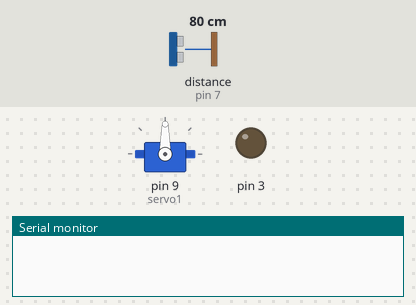
Simulated run of this sketch. Board: Arduino Uno, built with avr-gcc and run on an emulated ATmega328P. Parts: servo, output pins drawn as LEDs (lit = HIGH), the last lines printed to the serial monitor. Inputs (shaded band) come from the test bench; at power-on: distance to the obstacle (sensor on pin 7) 80 cm. The echo pulse lasts 58.3 µs per cm.

Above: at 1.2 s.
1.3 s: distance to the obstacle (sensor on pin 7) set to 17 cm
4.3 s: distance to the obstacle (sensor on pin 7) set to 13 cm
At 6.8 s:
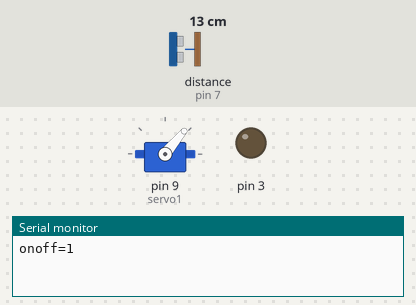
7.3 s: distance to the obstacle (sensor on pin 7) set to 60 cm
At 8.01 s:
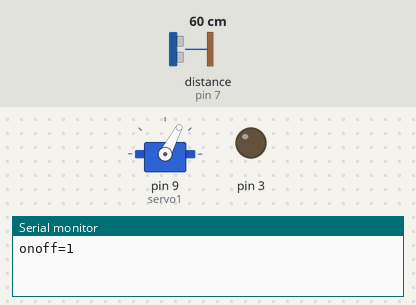
10.3 s: distance to the obstacle (sensor on pin 7) set to 2 cm
13.3 s: distance to the obstacle (sensor on pin 7) set to 18 cm
At 14.4 s:
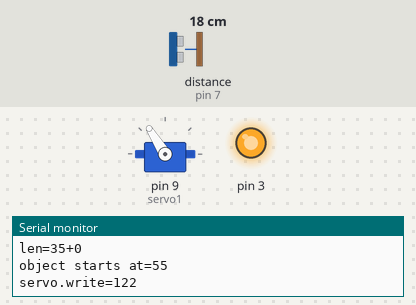
Timing chart, 0 to 15.8 s (numbered marks = the images above; inputs shaded):
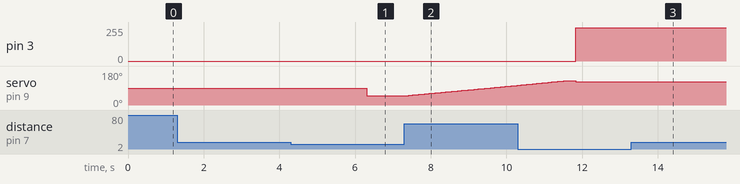

Measured:
- the behaviour switches between 15 and 14 cm on distance to the obstacle (sensor on pin 7) (found by bisection; images 0 and 1)
- after the input at 1.3 s, every drawn part: stays the same
- after the input at 4.3 s, servo on pin 9 (servo1): 90° → 50° after 2.0 s
- after the input at 13.3 s, pin 3: stays 250/255 (without the input it goes to 0/255 after 0.53 s)

The sketch:

sketch_may12a.ino
```cpp
#include <Adafruit_Sensor.h>
#include <DHT.h>
#include <DHT_U.h>

#include <DHT.h>
#include <DHT_U.h>

#include "DHT.h"

#include <NewPing.h>
#include <Servo.h>

#define DHTPIN 5
#define DHTTYPE DHT11
#define PIN_TRIG 6
#define PIN_ECHO 7
#define MAX_DISTANCE 400
NewPing sonar(PIN_TRIG,PIN_ECHO,MAX_DISTANCE);
DHT dht(DHTPIN,DHT11,6);
boolean pin_state=0;
boolean dist_flag=0;
unsigned long cur_time=0;
boolean fix_flag=0;
boolean on_off_flag=0;
Servo servo1;
void setup() {
  pinMode(3, OUTPUT);
  //pinMode(5, INPUT);
  Serial.begin(9600);
  dht.begin();
  servo1.attach(9);

}

void loop() {
  int spd,round_t;
  int min_angle=50;
  int max_angle=130;
  int distances[max_angle-min_angle];
  bool flag=0;
  bool flag1=0;
   /*
 while(1){
 servo1.write(min_angle);
 analogWrite(3, 0);
 }
  */
  //delay(10000);
  /*for (int i=0;i<10;i++){
  delay(500);
  if (i%2==0){
  servo1.write(0);
    }
  else{
  //servo1.write(150);
    }
    }

   */
  if (on_off_flag==1){
  if (fix_flag==0){
  analogWrite(3, 0);
  servo1.write(min_angle);
  delay(1000);
  for (int i=0;i<(max_angle-min_angle-1); i++){
  // if ((millis()-cur_time)>50){
  //  cur_time=millis();
   delay(50);
   distances[i] = sonar.ping_cm();
   servo1.write(min_angle+i);
    }
 // }
  //servo1.write(0);
  for (int i=0;i<(max_angle-min_angle-1); i++){
  Serial.print(distances[i]);
  Serial.print(" ,");
  }
  Serial.println("end");
  int minim;
  int pos_min;
  for (int i=0;i<(max_angle-min_angle-1); i++){
  if (distances[i]!=0){
  minim=distances[i];
  pos_min=i;
  break;
    }
    }


  for (int i=0;i<(max_angle-min_angle-1); i++){
  if (distances[i]<minim && distances[i] !=0){
  minim=distances[i];
  pos_min=i;
    }
  }
  int j=0;
  int counter=0;
  while (flag==0){
     if (distances[pos_min+j]==distances[pos_min] or abs(distances[pos_min]-distances[pos_min+j])<=2){
       j++;
       counter++;
     }
     else if (distances[pos_min+j+1]==distances[pos_min] or abs(distances[pos_min]-distances[pos_min+j+1])<=2) {
      j+=2;
      counter+=2;
     }
     else flag=1;
   }
   j=0;
   int counter1=0;
   int pos_min_first;
   while (flag1==0){
     if (distances[pos_min-j]==distances[pos_min] or abs(distances[pos_min]-distances[pos_min-j])<=2){
       pos_min_first=pos_min-j;
       j++;
       counter1++;

     }
     else if (distances[pos_min-j-1]==distances[pos_min] or abs(distances[pos_min]-distances[pos_min-j-1])<=2) {
      j+=2;
      pos_min_first=pos_min-j+1;
      counter1+=2;
     }
     else flag1=1;
   }
  int len_smaller_obj=counter+counter1-1;
  int min1;
  int pos_min1;
  ///////////////////////////
  if (len_smaller_obj<=3){
  for (int i=0;i<(max_angle-min_angle-1); i++){
  if (distances[i]!=0 and distances[i]!=minim){
  min1=distances[i];
  pos_min1=i;
  break;
    }
    }
    for (int i=0;i<(max_angle-min_angle-1); i++){
      if ((distances[i] <min1 and distances[i]!=0)and( i<pos_min-counter1-1 or i>pos_min+counter-1)){
        min1=distances[i];
        pos_min1=i;
    }

   }
  j=0;
  counter=0;
  flag=0;
  flag1=0;
  while (flag==0){
     if (distances[pos_min1+j]==distances[pos_min1] or abs(distances[pos_min1]-distances[pos_min1+j])<=2){
       j++;
       counter++;
     }
     else if (distances[pos_min1+j+1]==distances[pos_min1] or abs(distances[pos_min1]-distances[pos_min1+j+1])<=2) {
      j+=2;
      counter+=2;
     }
     else flag=1;
   }
   j=0;
   counter1=0;
   while (flag1==0){
     if (distances[pos_min1-j]==distances[pos_min1] or abs(distances[pos_min1]-distances[pos_min1-j])<=2){
       pos_min_first=pos_min1-j;
       j++;
       counter1++;

     }
     else if (distances[pos_min1-j-1]==distances[pos_min1] or abs(distances[pos_min1]-distances[pos_min1-j-1])<=2) {
      j+=2;
      pos_min_first=pos_min1-j+1;
      counter1+=2;
     }
     else flag1=1;
   }
  pos_min=pos_min1;
  len_smaller_obj=counter+counter1-1;
   }
  Serial.print("min1=");
  Serial.println(min1);
  Serial.print("min=");
  Serial.println(minim);
  Serial.print("pos_min=");
  Serial.println(pos_min);
  Serial.print("len=");
  Serial.print(counter);
  Serial.print("+");
  Serial.println(counter1-1);
  Serial.print("object starts at=");
  Serial.println(pos_min_first);
  Serial.print("servo.write=");
  Serial.println(min_angle+pos_min_first+round(len_smaller_obj/2));
  servo1.write(min_angle+pos_min_first+round(len_smaller_obj/2));
  analogWrite(3, 250);
  //Serial.print("Angle_min=");
  //Serial.println(min_angle);
  //Serial.print("Angle_pos=");
  //Serial.println(pos_min);
  fix_flag=1;
  }
  }
  if (sonar.ping_cm()<15){
    delay(2000);
    if (sonar.ping_cm()<15){
        on_off_flag=!on_off_flag;
         Serial.print("onoff=");
         Serial.println(on_off_flag);
        if (fix_flag==1) fix_flag=0;
        if (on_off_flag==0) analogWrite(3, 0);
      }
    }
  //Serial.print("Min=  ");
  //Serial.println(minim);
  //Serial.print("Pos=  ");
  //Serial.println(pos_min);
 /*
  if ((millis()-cur_time)>50){
  //servo1.write(90);
  cur_time=millis();
  //delay(50);
  unsigned int distance = sonar.ping_cm();
  Serial.print(distance);
  Serial.println("см");
  if (distance<20){
    analogWrite(3, 200);
    dist_flag=1;
    }
  else{
    analogWrite(3, 0);
    }
  //analogWrite(3, 170);

  float t = dht.readTemperature();
  float h = dht.readHumidity();
  if (t>30){
    round_t=round(t);
    spd=170+(round_t-30)*19;
    Serial.print("spd=  ");
    Serial.println(spd);
    analogWrite(3, spd);
  }
  else {
  if (t<29  && dist_flag==0){
     analogWrite(3, 0);
    }
  }
  //pin_state=digitalRead(5);

  Serial.print("Temp=  ");
  Serial.println(t);
  Serial.print("Humidity=  ");
  Serial.print(h);
  Serial.println("%");
}
*/
}
```
